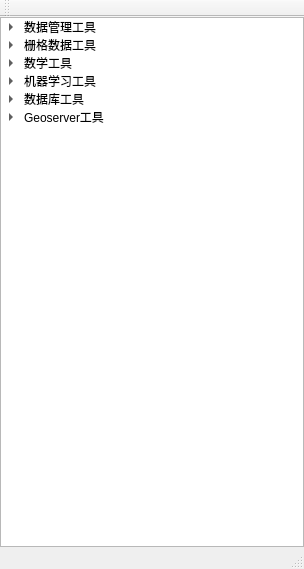
<?xml version="1.0" encoding="UTF-8"?>
<ui version="4.0">
 <class>MainWindow</class>
 <widget class="QMainWindow" name="MainWindow">
  <property name="geometry">
   <rect>
    <x>0</x>
    <y>0</y>
    <width>304</width>
    <height>569</height>
   </rect>
  </property>
  <property name="windowTitle">
   <string>iPyGIRS V0.2.0</string>
  </property>
  <widget class="QWidget" name="centralwidget">
   <layout class="QHBoxLayout" name="horizontalLayout">
    <property name="spacing">
     <number>5</number>
    </property>
    <property name="leftMargin">
     <number>0</number>
    </property>
    <property name="topMargin">
     <number>0</number>
    </property>
    <property name="rightMargin">
     <number>0</number>
    </property>
    <property name="bottomMargin">
     <number>0</number>
    </property>
    <item>
     <widget class="QTreeWidget" name="toolBoxTreeWidget">
      <property name="headerHidden">
       <bool>true</bool>
      </property>
      <column>
       <property name="text">
        <string notr="true">1</string>
       </property>
      </column>
      <item>
       <property name="text">
        <string>数据管理工具</string>
       </property>
       <item>
        <property name="text">
         <string>创建样本</string>
        </property>
       </item>
       <item>
        <property name="text">
         <string>预处理</string>
        </property>
        <item>
         <property name="text">
          <string>归一化/标准化</string>
         </property>
        </item>
       </item>
       <item>
        <property name="text">
         <string>特征处理</string>
        </property>
        <item>
         <property name="text">
          <string>特征构建</string>
         </property>
        </item>
        <item>
         <property name="text">
          <string>特征选择</string>
         </property>
        </item>
       </item>
      </item>
      <item>
       <property name="text">
        <string>栅格数据工具</string>
       </property>
       <item>
        <property name="text">
         <string>像元值提取</string>
        </property>
       </item>
       <item>
        <property name="text">
         <string>波段计算器</string>
        </property>
       </item>
       <item>
        <property name="text">
         <string>波段分离（当前版本不可用）</string>
        </property>
       </item>
       <item>
        <property name="text">
         <string>波段合并（当前版本不可用）</string>
        </property>
       </item>
       <item>
        <property name="text">
         <string>图像平滑（当前版本不可用）</string>
        </property>
        <item>
         <property name="text">
          <string>移动平均平滑</string>
         </property>
        </item>
       </item>
       <item>
        <property name="text">
         <string>图像融合（当前版本不可用）</string>
        </property>
        <item>
         <property name="text">
          <string>STARFM融合</string>
         </property>
        </item>
       </item>
      </item>
      <item>
       <property name="text">
        <string>数学工具</string>
       </property>
       <item>
        <property name="text">
         <string>经验统计模型</string>
        </property>
       </item>
      </item>
      <item>
       <property name="text">
        <string>机器学习工具</string>
       </property>
       <item>
        <property name="text">
         <string>scikit-learn机器学习</string>
        </property>
       </item>
       <item>
        <property name="text">
         <string>TPOT机器学习（当前版本不可用）</string>
        </property>
       </item>
       <item>
        <property name="text">
         <string>应用模型</string>
        </property>
       </item>
      </item>
      <item>
       <property name="text">
        <string>数据库工具</string>
       </property>
       <item>
        <property name="text">
         <string>MySQL数据库管理</string>
        </property>
       </item>
      </item>
      <item>
       <property name="text">
        <string>Geoserver工具</string>
       </property>
       <item>
        <property name="text">
         <string>WMS服务发布</string>
        </property>
       </item>
      </item>
     </widget>
    </item>
   </layout>
  </widget>
  <widget class="QStatusBar" name="statusBar"/>
  <widget class="QToolBar" name="toolBar">
   <property name="windowTitle">
    <string>toolBar</string>
   </property>
   <attribute name="toolBarArea">
    <enum>TopToolBarArea</enum>
   </attribute>
   <attribute name="toolBarBreak">
    <bool>false</bool>
   </attribute>
  </widget>
 </widget>
 <resources/>
 <connections/>
</ui>
